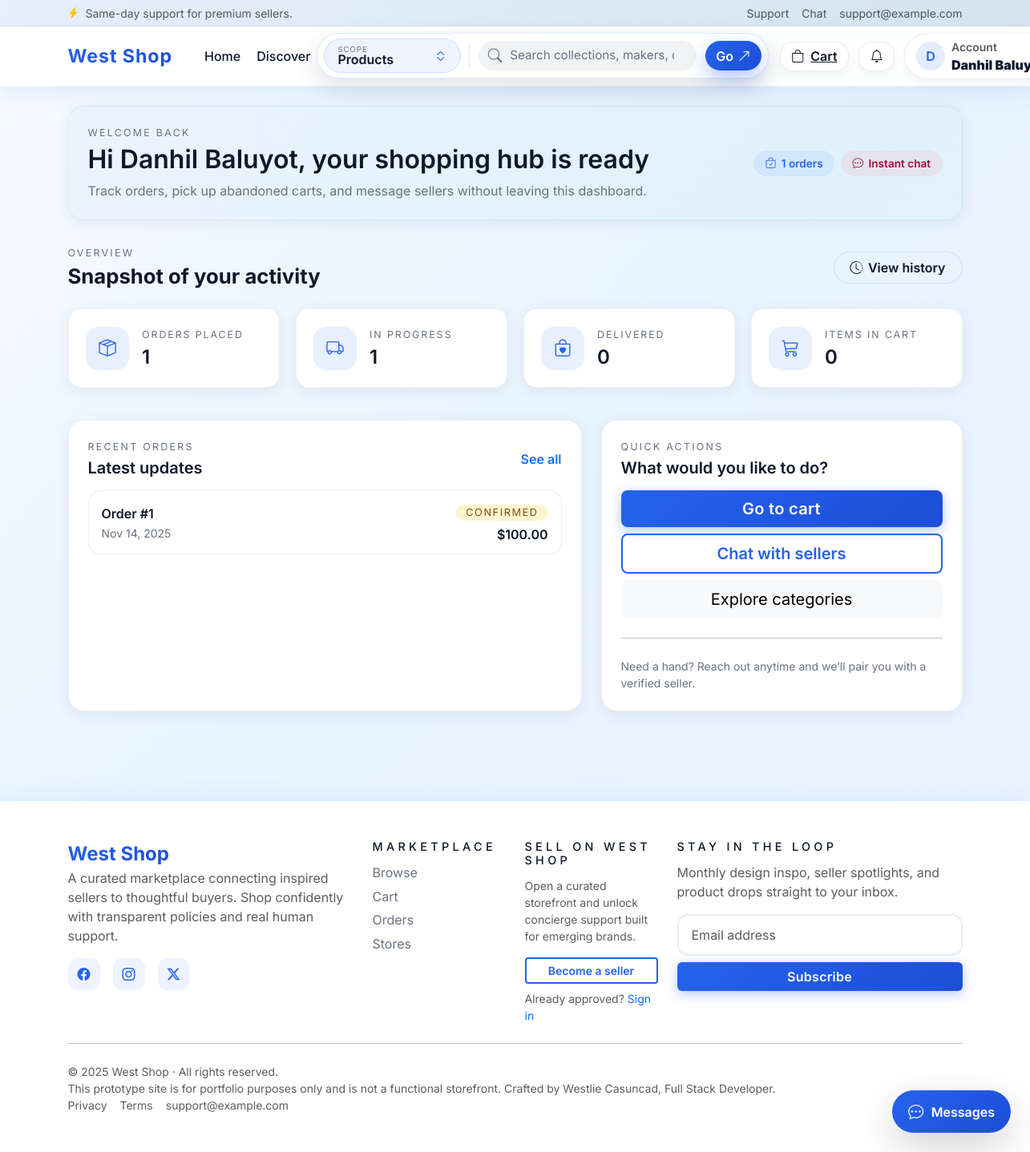
Page /dashboards/buyer/index.php (signed in) on the earlier database version.
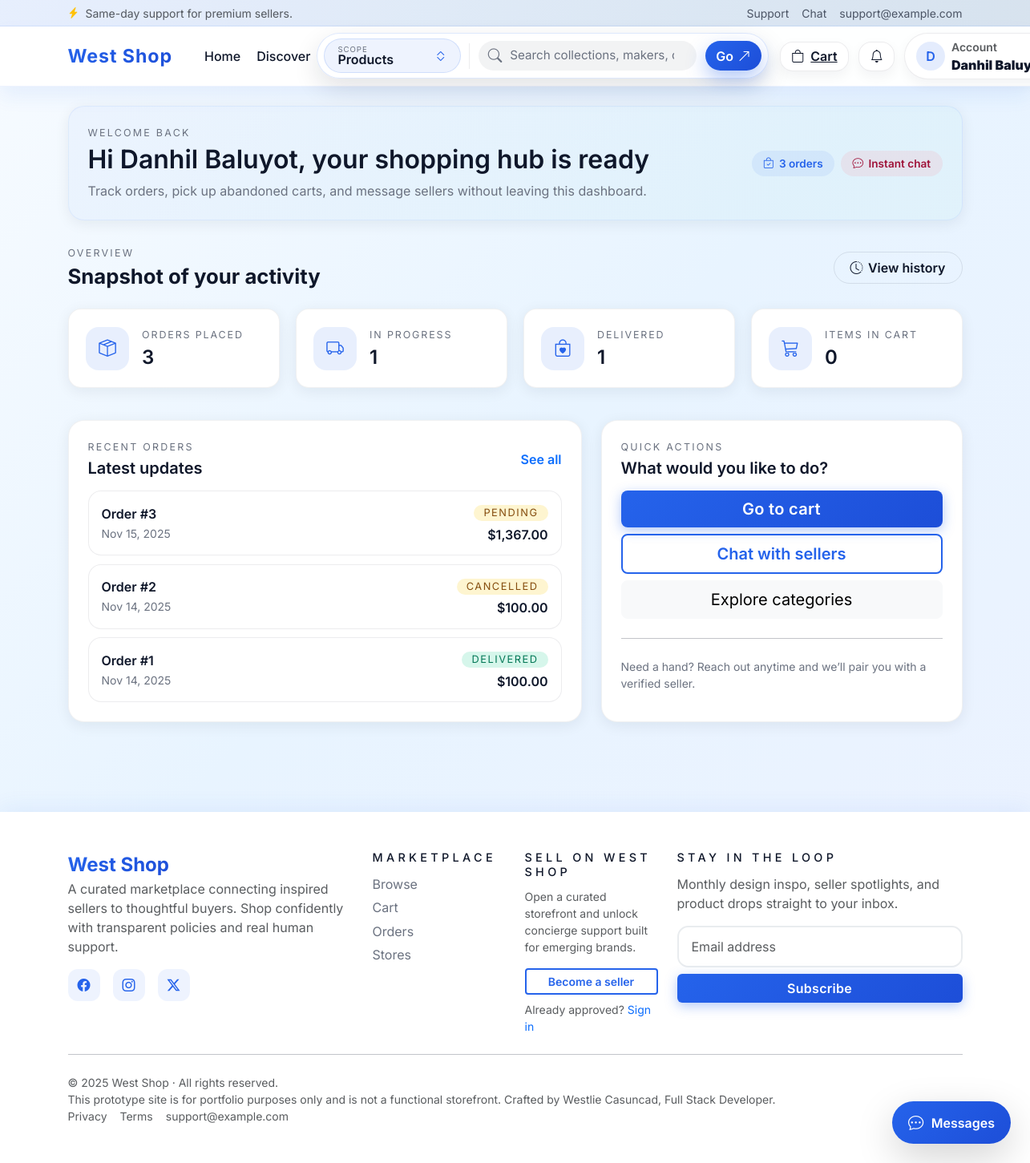
Same page on the later database version.
### tables this page shows
CREATE TABLE `orders` (
  `order_id` int(11) NOT NULL,
  `buyer_id` int(11) DEFAULT NULL,
  `total_amount` decimal(10,2) NOT NULL DEFAULT 0.00,
  `payment_method` varchar(50) DEFAULT NULL,
  `status` enum('Pending','Confirmed','Shipped','Delivered','Cancelled') DEFAULT 'Pending',
  `cancel_reason` text DEFAULT NULL,
  `created_at` timestamp NOT NULL DEFAULT current_timestamp(),
  `coupon_id` int(11) DEFAULT NULL,
  `coupon_code` varchar(50) DEFAULT NULL,
  `discount_amount` decimal(10,2) DEFAULT 0.00
);

### includes/config.php (called while the page is built, shortened)
<?php
function base_url(string $path = ''): string {
    $base = rtrim(BASE_PATH, '/');
    $path = ltrim($path, '/');
    return $base . '/' . $path;
}
?>

### includes/functions.php (called while the page is built, shortened)
<?php
require_once __DIR__ . '/config.php';
function e(string $s): string { return htmlspecialchars($s, ENT_QUOTES, 'UTF-8'); }

### includes/auth.php (called while the page is built, shortened)
<?php
require_once __DIR__ . '/config.php';
require_once __DIR__ . '/functions.php';
function current_user(): ?array {
    return $_SESSION['user'] ?? null;
}

### dashboards/buyer/index.php (the view, shortened to what the changed rows need)
<?php
require_once __DIR__ . '/../../includes/config.php';
require_once __DIR__ . '/../../includes/auth.php';
require_once __DIR__ . '/../../includes/functions.php';
$buyer = current_user();
$buyerId = (int)($buyer['user_id'] ?? 0);
$ordersCountStmt = $pdo->prepare('SELECT COUNT(*) FROM orders WHERE buyer_id = ?');
$ordersCountStmt->execute([$buyerId]);
$ordersCount = (int)$ordersCountStmt->fetchColumn();
$deliveredStmt = $pdo->prepare("SELECT COUNT(*) FROM orders WHERE buyer_id = ? AND status = 'Delivered'");
$deliveredStmt->execute([$buyerId]);
$deliveredOrders = (int)$deliveredStmt->fetchColumn();
$recentOrdersStmt = $pdo->prepare('SELECT order_id, total_amount, status, created_at FROM orders WHERE buyer_id = ? ORDER BY created_at DESC LIMIT 4');
$recentOrdersStmt->execute([$buyerId]);
$recentOrders = $recentOrdersStmt->fetchAll();
include __DIR__ . '/../../templates/header.php';
?>
<section class="section-shell">
  <div class="surface-card surface-card--muted">
    <div class="d-flex flex-column flex-lg-row gap-4 align-items-lg-center justify-content-between">
      <div>
        <h2 class="mb-2">Hi <?php echo e($buyer['name']); ?>, your shopping hub is ready</h2>
      </div>
      <div class="d-flex flex-wrap gap-2">
        <span class="metric-pill"><i class="bi bi-bag-check"></i> <?php echo $ordersCount; ?> orders</span>
        <span class="metric-pill metric-pill--rose"><i class="bi bi-chat-dots"></i> Instant chat</span>
      </div>
    </div>
  </div>
</section>
<section class="section-shell">
  <div class="dashboard-grid">
    <div class="dashboard-card">
      <div>
        <p class="dashboard-card__label mb-1">Orders placed</p>
        <h4 class="mb-0"><?php echo number_format($ordersCount); ?></h4>
      </div>
    </div>
    <div class="dashboard-card">
      <div>
        <p class="dashboard-card__label mb-1">Delivered</p>
        <h4 class="mb-0"><?php echo number_format($deliveredOrders); ?></h4>
      </div>
    </div>
  </div>
</section>
<section class="section-shell">
  <div class="row g-4">
    <div class="col-lg-7">
      <div class="surface-card h-100">
        <?php if($recentOrders): ?>
          <ul class="stacked-list">
            <?php foreach($recentOrders as $order): ?>
              <li class="stacked-list__item">
                <div>
                  <div class="fw-semibold">Order #<?php echo (int)$order['order_id']; ?></div>
                  <small class="text-muted-soft"><?php echo date('M d, Y', strtotime($order['created_at'])); ?></small>
                </div>
                <div class="text-end">
                  <span class="badge-soft <?php echo ($order['status'] === 'Delivered') ? 'badge-soft--success' : 'badge-soft--warning'; ?>"><?php echo e($order['status']); ?></span>
                  <div class="fw-semibold mt-1">$<?php echo number_format((float)$order['total_amount'],2); ?></div>
                </div>
              </li>
            <?php endforeach; ?>
          </ul>
        <?php endif; ?>
      </div>
    </div>
  </div>
</section>
<?php include __DIR__ . '/../../templates/footer.php'; ?>

### templates/header.php (shortened to what the changed rows need)
<?php
require_once __DIR__ . '/../includes/config.php';
require_once __DIR__ . '/../includes/functions.php';
require_once __DIR__ . '/../includes/auth.php';
$mainNavItems = [
  ['label' => 'Home', 'href' => base_url('index.php')],
  ['label' => 'Discover', 'href' => base_url('public/product.php?id=1')]
];
?><!doctype html>
<html lang="en">
<head>
  <link href="https://cdn.jsdelivr.net/npm/bootstrap@5.3.3/dist/css/bootstrap.min.css" rel="stylesheet">
  <link href="https://cdn.jsdelivr.net/npm/bootstrap-icons@1.11.3/font/bootstrap-icons.css" rel="stylesheet">
  <link href="<?php echo e(base_url('assets/css/theme.css')); ?>" rel="stylesheet">
</head>
<body class="bg-soft">
<header class="site-header">
  <nav class="navbar navbar-expand-lg nav-glass main-navbar sticky-top">
    <div class="container">
      <div class="navbar-left d-flex align-items-center gap-3">
        <ul class="navbar-nav primary-nav d-none d-lg-flex flex-row gap-1">
          <?php foreach ($mainNavItems as $item): ?>
            <li class="nav-item"><a class="nav-link" href="<?php echo e($item['href']); ?>"><?php echo e($item['label']); ?></a></li>
          <?php endforeach; ?>
        </ul>
      </div>
    </div>
  </nav>
</header>
<main class="page-shell container py-4">

Differences in the rows shown:
added orders: order_id "3", created_at "Nov 15, 2025", status "PENDING", total_amount "1,367.00"
added orders: order_id "2", created_at "Nov 14, 2025", status "CANCELLED", total_amount "100.00"
changed orders id 1: status "CONFIRMED" → "DELIVERED"
Other differences:
$ordersCount: "1" → "3"
$deliveredOrders: "0" → "1"
